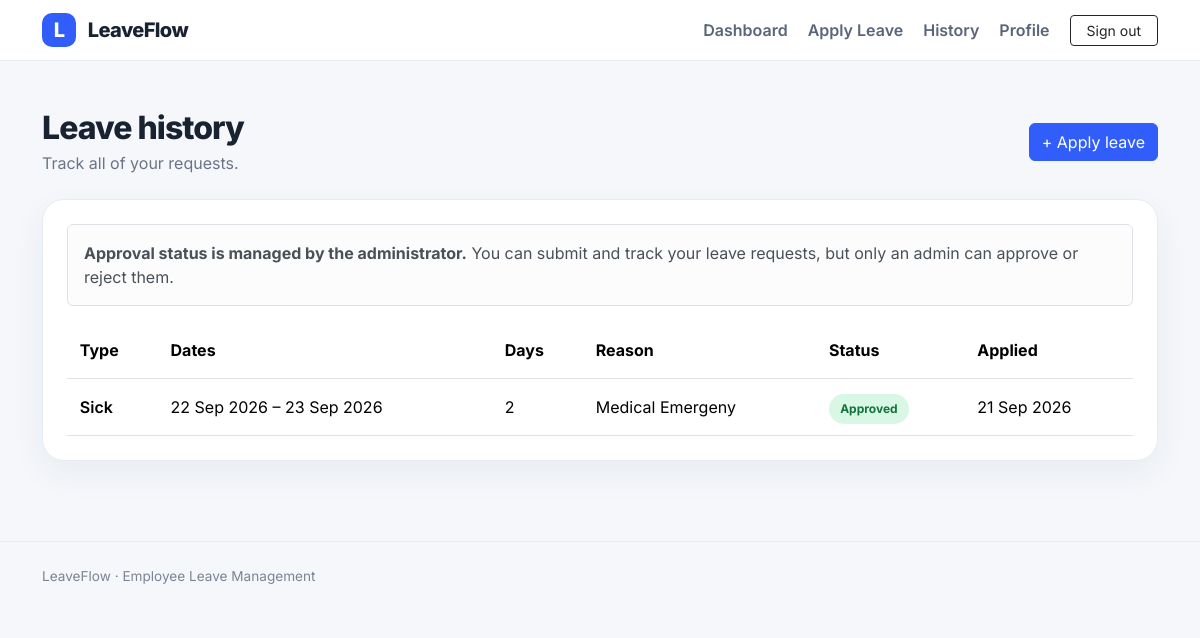
Screenshot of /leaves/history/ (signed in) with the database file from the repository.
### leaves/models.py (models this page shows, shortened)
class LeaveRequest(models.Model):
    STATUS_CHOICES = [('pending', 'Pending'), ('approved', 'Approved'), ('rejected', 'Rejected')]
    user = models.ForeignKey(settings.AUTH_USER_MODEL, on_delete=models.CASCADE)
    leave_type = models.CharField(max_length=50)
    start_date = models.DateField()
    end_date = models.DateField()
    days = models.FloatField()
    reason = models.TextField(blank=True)
    status = models.CharField(
        max_length=20, choices=STATUS_CHOICES, default='pending', editable=False,
        help_text='Controlled by the admin approval workflow. Employees cannot change this field.'
    )
    applied_at = models.DateTimeField(default=timezone.now)
    reviewed_by = models.ForeignKey(settings.AUTH_USER_MODEL, on_delete=models.SET_NULL, null=True, blank=True, related_name='reviews')
    reviewed_at = models.DateTimeField(null=True, blank=True)

### leaves/views.py (the view)
# urls.py: path("history/", views.leave_history, name="leave_history"),
@login_required
def leave_history(request):
    requests = LeaveRequest.objects.filter(user=request.user).select_related("reviewed_by").order_by("-applied_at")
    return render(request, "leaves/leave_history.html", {"requests": requests})

### leaves/templates/leaves/leave_history.html (shortened to what this page needs)
{% extends 'base.html' %}
{% block content %}
<div class="d-flex flex-wrap gap-3 justify-content-between align-items-center mb-4"><div><h2 class="page-title mb-1">Leave history</h2><p class="text-muted-custom mb-0">Track all of your requests.</p></div><a class="btn btn-primary" href="{% url 'leaves:apply_leave' %}">+ Apply leave</a></div>
<div class="card-soft p-3 p-lg-4">
<div class="alert alert-light border mb-3">
<strong>Approval status is managed by the administrator.</strong> You can submit and track your leave requests, but only an admin can approve or reject them.
</div>
<div class="table-wrap"><table class="table align-middle mb-0"><thead><tr><th>Type</th><th>Dates</th><th>Days</th><th>Reason</th><th>Status</th><th>Applied</th></tr></thead><tbody>
{% for r in requests %}<tr><td class="text-capitalize fw-semibold">{{ r.leave_type }}</td><td>{{ r.start_date|date:"d M Y" }} – {{ r.end_date|date:"d M Y" }}</td><td>{{ r.days|floatformat:"0" }}</td><td>{{ r.reason|default:"—"|truncatechars:40 }}</td><td><span class="badge-status status-{{ r.status }}">{{ r.get_status_display }}</span></td><td>{{ r.applied_at|date:"d M Y" }}</td></tr>
{% empty %}<tr><td colspan="6" class="empty-state">No requests found for this filter.</td></tr>{% endfor %}
</tbody></table></div></div>
{% endblock %}

### static/css/styles.css (style rules this page uses)
* { box-sizing: border-box; }
body { font-family: Inter, sans-serif; background: #f5f7fb; color: #182230; min-height: 100vh; }
.hero-card, .card-soft { background:#fff; border:1px solid #e8ecf2; border-radius:22px; box-shadow:0 12px 35px rgba(31,45,61,.06); }
.text-muted-custom { color:#697586; }
.btn-primary { background:#315efb; border-color:#315efb; }
.page-title { font-weight:800; letter-spacing:-.03em; }
.badge-status { border-radius:999px; padding:.45rem .7rem; font-weight:700; font-size:.75rem; }
.status-approved { background:#d9f7e5; color:#14733d; }
.table-wrap { overflow-x:auto; }
.table { min-width:650px; }
.table > :not(caption) > * > * { padding:1rem .8rem; }

### rows the page displays
LeaveRequest: leave_type "Sick", start_date "22 Sep 2026", end_date "23 Sep 2026", days "2", reason "Medical Emergeny", status "Approved", applied_at "21 Sep 2026"
